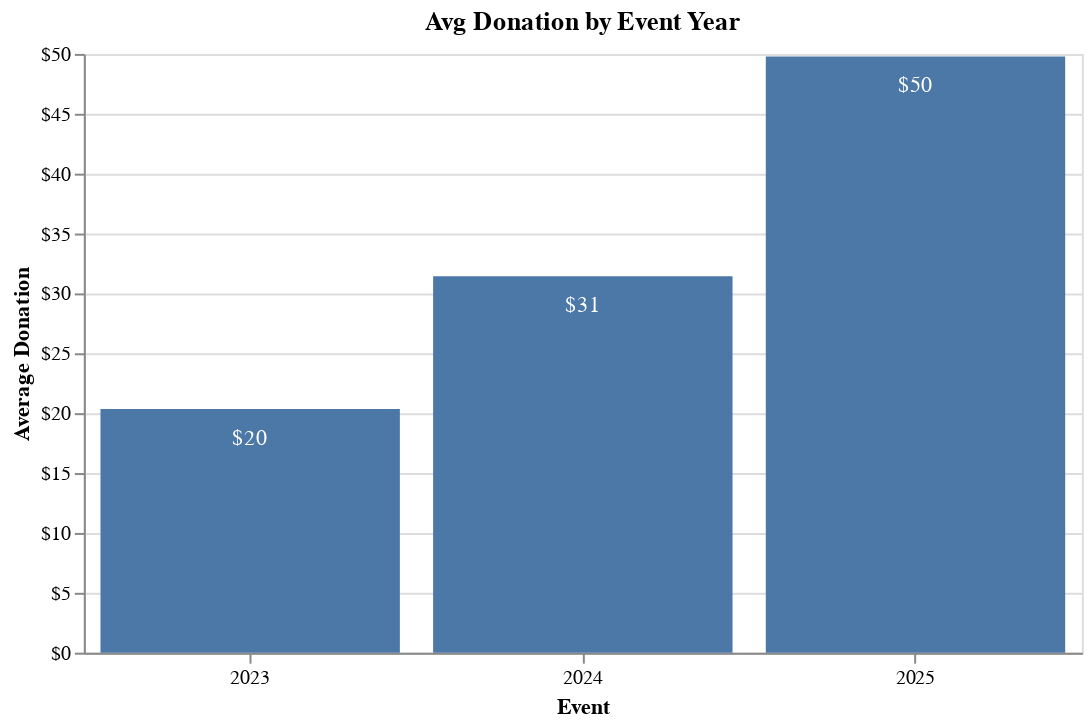

The notebook cell saved with this chart:
### Markdown cell above
### Average donation year over year

### Code cell
avg_donated = alt.Chart(donations).mark_bar().encode(
    x=alt.X('Event Year:O', title='Event',axis=alt.Axis(labelAngle=0)),  # 'O' indicates ordinal data
    y=alt.Y('average(Donated)', 
        title='Average Donation',
        axis=alt.Axis(format='$,.0f')    # Remove unnecessary padding
)
).properties(
    title='Avg Donation by Event Year', 
    width=500
)

avgdonatedlabels = avg_donated.mark_text(
    align='center',
    baseline='middle',
    dy=+15,  # Adjust text position above the bar
    color='white'
).encode(
    text=alt.Text('average(Donated):Q', format='$,.0f')  # Format labels as dollar values
)

# Combine the bar chart and labels
avg_donated + avgdonatedlabels

### Figure 1 — Vega-Lite specification as saved in the notebook (floating-point values rounded to 4 significant figures; data arrays with more than 128 entries replaced by an {"elided": "..."} marker saying what was removed)
{"config": {"view": {"continuousWidth": 300, "continuousHeight": 300}}, "layer": [{"mark": {"type": "bar"}, "encoding": {"x": {"axis": {"labelAngle": 0}, "field": "Event Year", "title": "Event", "type": "ordinal"}, "y": {"aggregate": "average", "axis": {"format": "$,.0f"}, "field": "Donated", "title": "Average Donation", "type": "quantitative"}}, "title": "Avg Donation by Event Year"}, {"mark": {"type": "text", "align": "center", "baseline": "middle", "color": "white", "dy": 15}, "encoding": {"text": {"aggregate": "average", "field": "Donated", "format": "$,.0f", "type": "quantitative"}, "x": {"axis": {"labelAngle": 0}, "field": "Event Year", "title": "Event", "type": "ordinal"}, "y": {"aggregate": "average", "axis": {"format": "$,.0f"}, "field": "Donated", "title": "Average Donation", "type": "quantitative"}}, "title": "Avg Donation by Event Year"}], "data": {"name": "data-690b5019c0ba4c2f768c4ac27af48d8d"}, "width": 500, "$schema": "https://vega.github.io/schema/vega-lite/v5.20.1.json", "datasets": {"data-690b5019c0ba4c2f768c4ac27af48d8d": {"elided": "270 records"}}}
